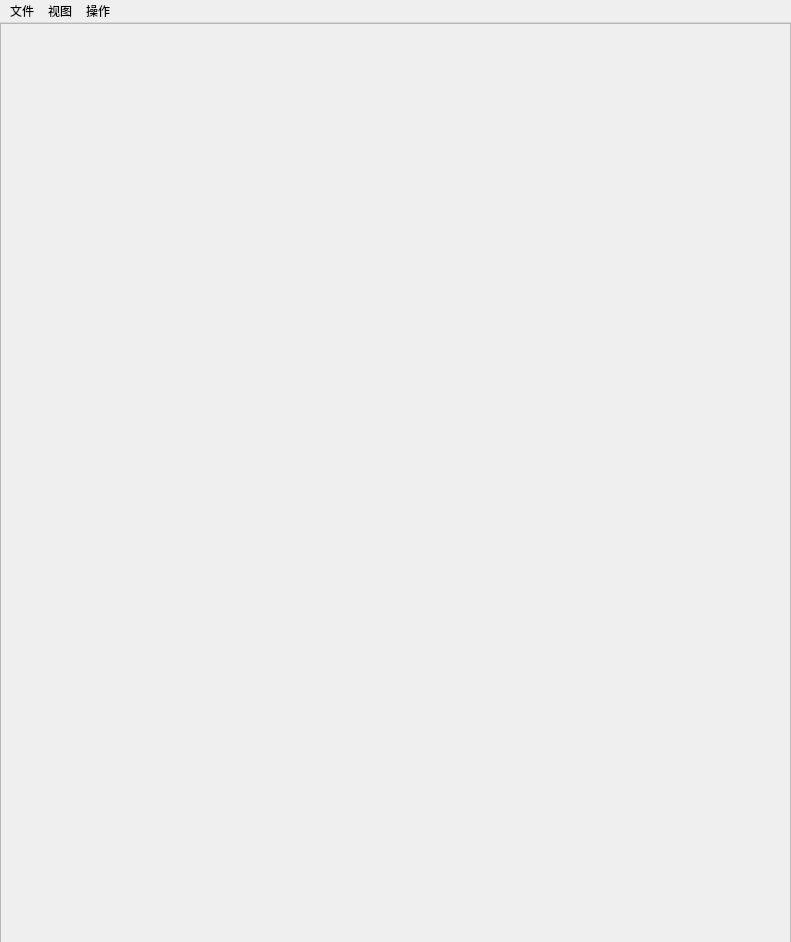
<?xml version="1.0" encoding="UTF-8"?>
<ui version="4.0">
 <class>MainWindow</class>
 <widget class="QMainWindow" name="MainWindow">
  <property name="geometry">
   <rect>
    <x>0</x>
    <y>0</y>
    <width>791</width>
    <height>942</height>
   </rect>
  </property>
  <property name="maximumSize">
   <size>
    <width>791</width>
    <height>942</height>
   </size>
  </property>
  <property name="windowTitle">
   <string>MainWindow</string>
  </property>
  <property name="styleSheet">
   <string notr="true"/>
  </property>
  <widget class="QWidget" name="centralwidget">
   <widget class="QScrollArea" name="scrollArea">
    <property name="geometry">
     <rect>
      <x>0</x>
      <y>0</y>
      <width>791</width>
      <height>921</height>
     </rect>
    </property>
    <property name="styleSheet">
     <string notr="true">background-image: url(:/map/map/all.png);</string>
    </property>
    <property name="widgetResizable">
     <bool>true</bool>
    </property>
    <widget class="QWidget" name="scrollAreaWidgetContents">
     <property name="geometry">
      <rect>
       <x>0</x>
       <y>0</y>
       <width>789</width>
       <height>919</height>
      </rect>
     </property>
    </widget>
   </widget>
  </widget>
  <widget class="QMenuBar" name="menuBar">
   <property name="geometry">
    <rect>
     <x>0</x>
     <y>0</y>
     <width>791</width>
     <height>23</height>
    </rect>
   </property>
   <widget class="QMenu" name="menufile">
    <property name="title">
     <string>文件</string>
    </property>
    <addaction name="actionempty"/>
    <addaction name="separator"/>
   </widget>
   <widget class="QMenu" name="menu">
    <property name="title">
     <string>视图</string>
    </property>
    <addaction name="action_2"/>
    <addaction name="action_10"/>
   </widget>
   <widget class="QMenu" name="menu_2">
    <property name="title">
     <string>操作</string>
    </property>
    <addaction name="action_5"/>
    <addaction name="action_6"/>
    <addaction name="action_7"/>
    <addaction name="action_8"/>
    <addaction name="action_9"/>
   </widget>
   <addaction name="menufile"/>
   <addaction name="menu"/>
   <addaction name="menu_2"/>
  </widget>
  <action name="actionempty">
   <property name="text">
    <string>empty</string>
   </property>
  </action>
  <action name="action_2">
   <property name="text">
    <string>显示所有点线</string>
   </property>
  </action>
  <action name="action_5">
   <property name="text">
    <string>修改点名称</string>
   </property>
  </action>
  <action name="action_6">
   <property name="text">
    <string>删除该点</string>
   </property>
  </action>
  <action name="action_7">
   <property name="text">
    <string>设为起点</string>
   </property>
  </action>
  <action name="action_8">
   <property name="text">
    <string>设为终点</string>
   </property>
  </action>
  <action name="action_9">
   <property name="text">
    <string>显示最短路径</string>
   </property>
  </action>
  <action name="action_10">
   <property name="text">
    <string>清楚所有点线</string>
   </property>
  </action>
 </widget>
 <resources/>
 <connections/>
</ui>
